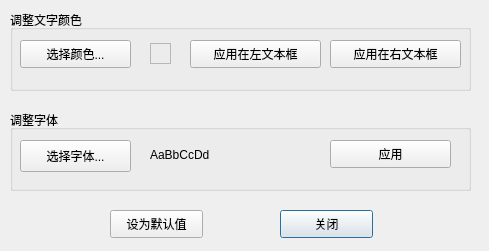
<?xml version="1.0" encoding="UTF-8"?>
<ui version="4.0">
 <class>viewDialog</class>
 <widget class="QDialog" name="viewDialog">
  <property name="geometry">
   <rect>
    <x>0</x>
    <y>0</y>
    <width>489</width>
    <height>251</height>
   </rect>
  </property>
  <property name="windowTitle">
   <string>调整显示</string>
  </property>
  <widget class="QPushButton" name="pushButtonClose">
   <property name="geometry">
    <rect>
     <x>280</x>
     <y>210</y>
     <width>93</width>
     <height>28</height>
    </rect>
   </property>
   <property name="text">
    <string>关闭</string>
   </property>
  </widget>
  <widget class="QGroupBox" name="groupBoxColor">
   <property name="geometry">
    <rect>
     <x>10</x>
     <y>10</y>
     <width>461</width>
     <height>81</height>
    </rect>
   </property>
   <property name="title">
    <string>调整文字颜色</string>
   </property>
   <widget class="QPushButton" name="pushButtonColor">
    <property name="geometry">
     <rect>
      <x>10</x>
      <y>30</y>
      <width>111</width>
      <height>28</height>
     </rect>
    </property>
    <property name="text">
     <string>选择颜色...</string>
    </property>
   </widget>
   <widget class="QLabel" name="labelColor">
    <property name="geometry">
     <rect>
      <x>140</x>
      <y>33</y>
      <width>21</width>
      <height>21</height>
     </rect>
    </property>
    <property name="frameShape">
     <enum>QFrame::StyledPanel</enum>
    </property>
    <property name="text">
     <string/>
    </property>
   </widget>
   <widget class="QPushButton" name="pushButtonApplyColor_1">
    <property name="geometry">
     <rect>
      <x>180</x>
      <y>30</y>
      <width>131</width>
      <height>28</height>
     </rect>
    </property>
    <property name="text">
     <string>应用在左文本框</string>
    </property>
   </widget>
   <widget class="QPushButton" name="pushButtonApplyColor_2">
    <property name="geometry">
     <rect>
      <x>320</x>
      <y>30</y>
      <width>131</width>
      <height>28</height>
     </rect>
    </property>
    <property name="text">
     <string>应用在右文本框</string>
    </property>
   </widget>
  </widget>
  <widget class="QGroupBox" name="groupBoxFont">
   <property name="geometry">
    <rect>
     <x>10</x>
     <y>110</y>
     <width>461</width>
     <height>81</height>
    </rect>
   </property>
   <property name="title">
    <string>调整字体</string>
   </property>
   <widget class="QPushButton" name="pushButtonFont">
    <property name="geometry">
     <rect>
      <x>10</x>
      <y>30</y>
      <width>111</width>
      <height>32</height>
     </rect>
    </property>
    <property name="text">
     <string>选择字体...</string>
    </property>
   </widget>
   <widget class="QLabel" name="labelFont">
    <property name="geometry">
     <rect>
      <x>140</x>
      <y>24</y>
      <width>151</width>
      <height>41</height>
     </rect>
    </property>
    <property name="text">
     <string>AaBbCcDd</string>
    </property>
   </widget>
   <widget class="QPushButton" name="pushButtonApplyFont_1">
    <property name="geometry">
     <rect>
      <x>320</x>
      <y>30</y>
      <width>121</width>
      <height>28</height>
     </rect>
    </property>
    <property name="text">
     <string>应用</string>
    </property>
   </widget>
  </widget>
  <widget class="QPushButton" name="pushButtonDefault">
   <property name="geometry">
    <rect>
     <x>110</x>
     <y>210</y>
     <width>93</width>
     <height>28</height>
    </rect>
   </property>
   <property name="text">
    <string>设为默认值</string>
   </property>
  </widget>
  <zorder>groupBoxFont</zorder>
  <zorder>groupBoxColor</zorder>
  <zorder>pushButtonClose</zorder>
  <zorder>pushButtonDefault</zorder>
 </widget>
 <resources/>
 <connections/>
</ui>
